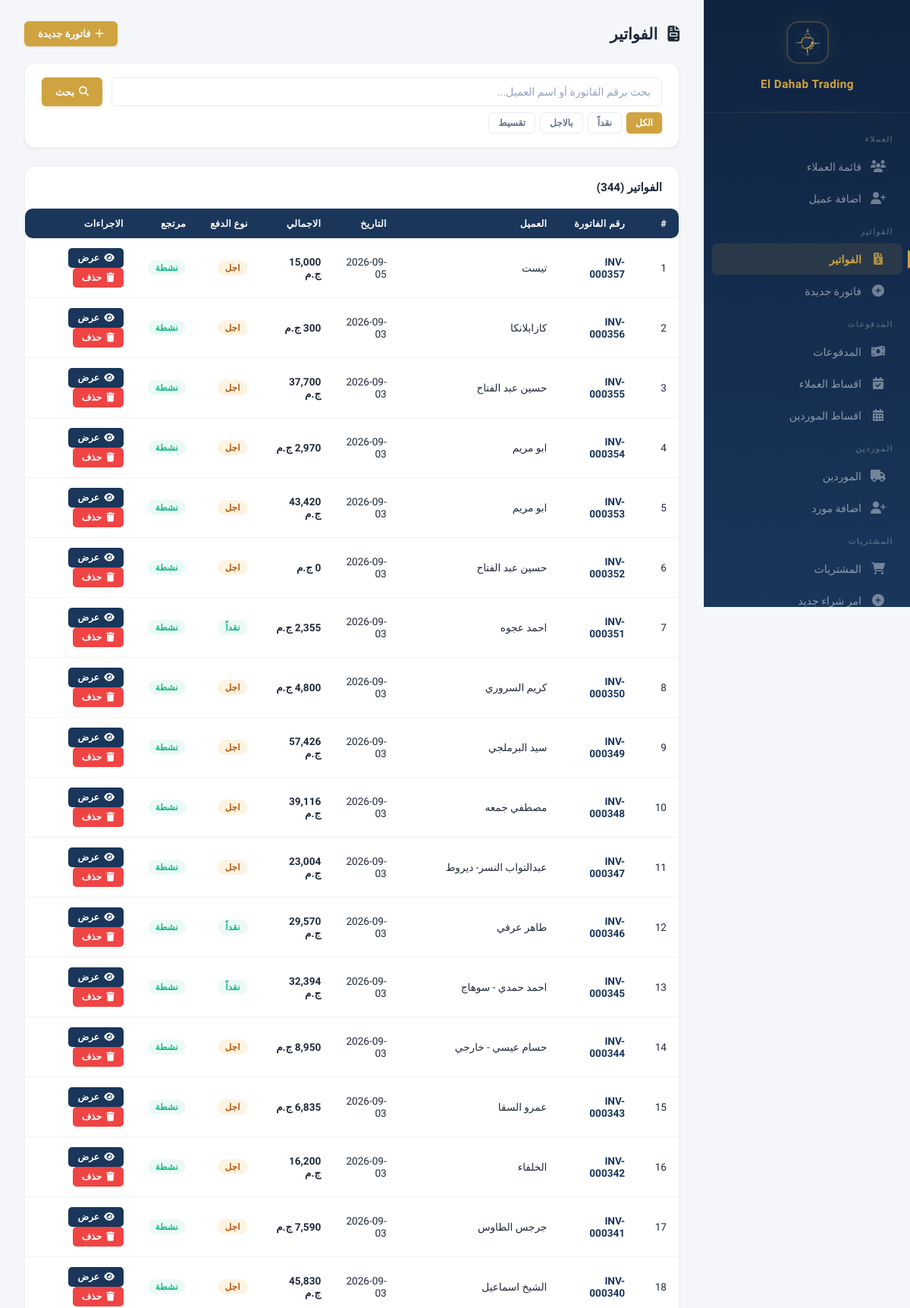
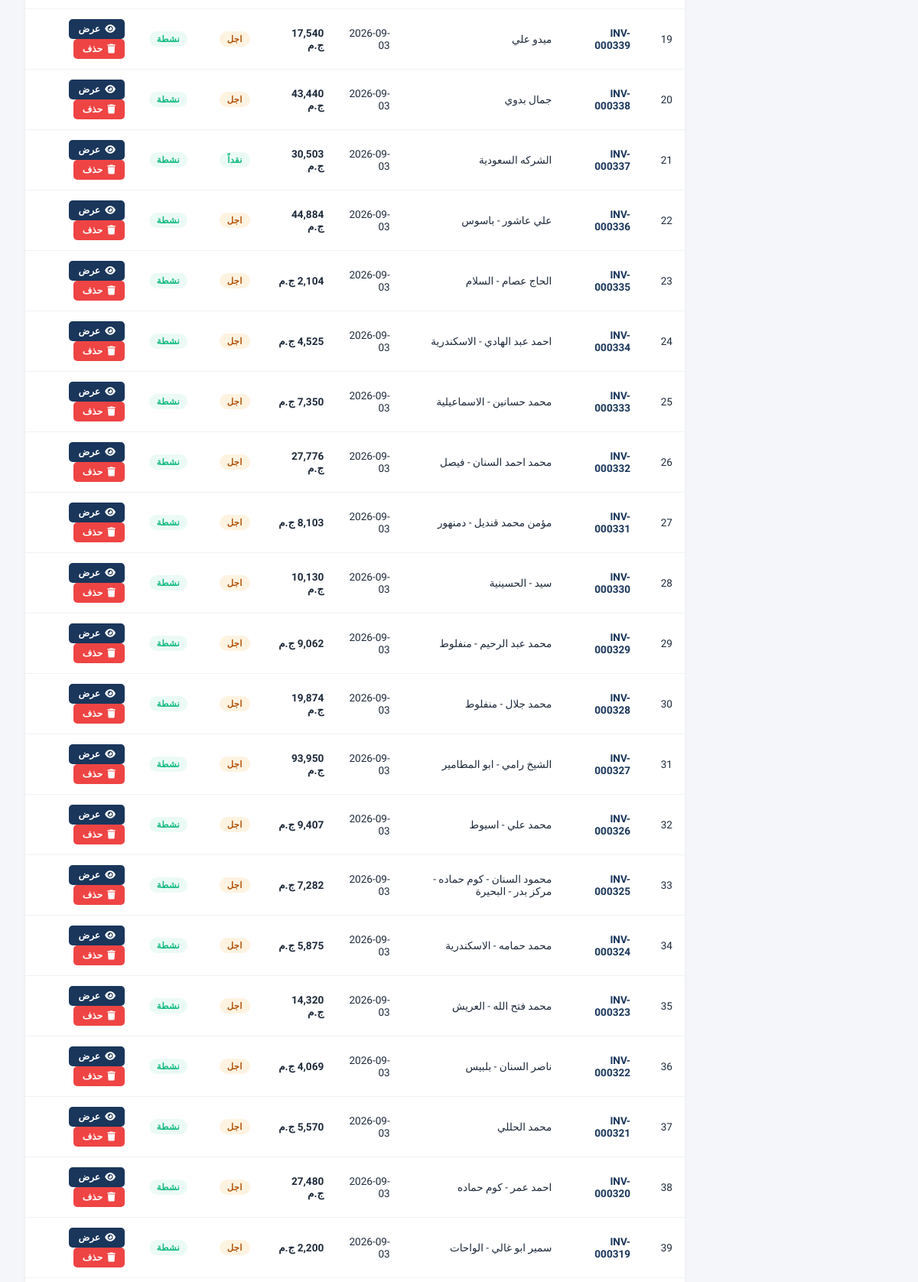
The page /invoices (signed in, upper part) on the database its author committed (2 pictures, top to bottom).
### models.py (models this page shows, shortened)
class Invoice(db.Model):
    __tablename__ = 'invoices'
    id = db.Column(db.Integer, primary_key=True)
    invoice_number = db.Column(db.String(50), unique=True, nullable=False)
    customer_id = db.Column(db.Integer, db.ForeignKey('customers.id'), nullable=False)
    shipping_company = db.Column(db.String(200))
    total = db.Column(db.Float, default=0)
    discount = db.Column(db.Float, default=0)
    payment_type = db.Column(db.String(20), default='cash')
    paid_amount = db.Column(db.Float, default=0)
    remaining = db.Column(db.Float, default=0)
    date = db.Column(db.DateTime, default=datetime.utcnow)
    is_returned = db.Column(db.Boolean, default=False)
    show_balance = db.Column(db.Boolean, default=False)
    payment_method = db.Column(db.String(20), default='cash')
    receipt_image = db.Column(db.String(200))
    created_by = db.Column(db.Integer, db.ForeignKey('users.id'))
    creator = db.relationship('User', foreign_keys=[created_by])
    modified_by = db.Column(db.Integer, db.ForeignKey('users.id'))
    modifier = db.relationship('User', foreign_keys=[modified_by])
    previous_due = db.Column(db.Float, default=0)
    balance_after = db.Column(db.Float, default=0)
    notes = db.Column(db.Text)
    items = db.relationship('InvoiceItem', backref='invoice', lazy=True, cascade='all, delete-orphan')
    returns = db.relationship('Return', backref='invoice', lazy=True)
    payments = db.relationship('Payment', backref='invoice', lazy=True)

class Customer(db.Model):
    __tablename__ = 'customers'
    id = db.Column(db.Integer, primary_key=True)
    name = db.Column(db.String(200), nullable=False)
    phone = db.Column(db.String(50))
    address = db.Column(db.Text)
    account_type = db.Column(db.String(50), nullable=False, default='sales')
    notes = db.Column(db.Text)
    created_at = db.Column(db.DateTime, default=datetime.utcnow)
    invoices = db.relationship('Invoice', backref='customer', lazy=True)
    payments = db.relationship('Payment', backref='customer', lazy=True)
    returns = db.relationship('Return', backref='customer', lazy=True)
    installment_plans = db.relationship('InstallmentPlan', backref='customer', lazy=True)

### app.py (the view)
@app.route('/invoices')
@login_required
def invoices_list():
    search = request.args.get('search', '')
    payment_type = request.args.get('payment_type', '')
    query = Invoice.query
    if search:
        query = query.join(Customer).filter(
            Invoice.invoice_number.contains(search) | Customer.name.contains(search)
        )
    if payment_type:
        query = query.filter_by(payment_type=payment_type)
    invoices = query.order_by(Invoice.date.desc()).all()
    return render_template('invoices_list.html', invoices=invoices, search=search,
        payment_type=payment_type, PAYMENT_TYPES=PAYMENT_TYPES)

### app.py (called while the page is built)
@app.context_processor
def inject_payment_methods():
    return {'PAYMENT_METHODS': PAYMENT_METHODS, 'parse_images': parse_images}

@app.before_request
def check_session_expiry():
    if 'user_id' in session and session.get('expires_at'):
        if datetime.utcnow().timestamp() > session['expires_at']:
            session.clear()
            flash('انتهت الجلسة، يرجى تسجيل الدخول مرة اخرى', 'warning')
            return redirect(url_for('login'))

@app.context_processor
def inject_user():
    if not hasattr(g, 'current_user'):
        g.current_user = db.session.get(User, session['user_id']) if 'user_id' in session else None
    return dict(current_user=g.current_user)

### models.py (called while the page is built)
    def has_permission(self, page):
        if self.is_admin:
            return True
        return any(p.page == page for p in self.permissions)

### templates/invoices_list.html (shortened to what this page needs)
{% extends "base.html" %}
{% block content %}
<div class="page-header">
    <h1 style="font-size:1.3rem;font-weight:700;color:var(--text);margin-bottom:0;">
        <i class="fas fa-file-invoice" style="margin-left:8px;"></i> الفواتير
    </h1>
    <a href="{{ url_for('invoice_add') }}" class="btn btn-gold"><i class="fas fa-plus"></i> فاتورة جديدة</a>
</div>
<div class="data-card" style="margin-bottom:24px;">
    <div class="data-card-body">
        <form method="GET" action="{{ url_for('invoices_list') }}" style="display:flex;gap:12px;flex-wrap:wrap;">
            <input type="text" name="search" class="form-control" placeholder="بحث برقم الفاتورة أو اسم العميل..." value="{{ search }}" style="flex:1;min-width:200px;">
            <button type="submit" class="btn btn-gold"><i class="fas fa-search"></i> بحث</button>
        </form>
        <div style="display:flex;gap:6px;flex-wrap:wrap;margin-top:8px;">
            <a href="{{ url_for('invoices_list') }}" class="btn btn-sm {% if not payment_type %}btn-gold{% else %}btn-outline{% endif %}">الكل</a>
            {% for key, label in PAYMENT_TYPES.items() %}
            <a href="{{ url_for('invoices_list', payment_type=key) }}" class="btn btn-sm {% if payment_type == key %}btn-gold{% else %}btn-outline{% endif %}">{{ label }}</a>
            {% endfor %}
        </div>
    </div>
</div>
<div class="data-card">
    <div class="data-card-header">
        <h3>الفواتير ({{ invoices|length }})</h3>
    </div>
    <div class="data-card-body" style="padding:0;">
        <table>
            <thead>
                <tr>
                    <th>#</th>
                    <th>رقم الفاتورة</th>
                    <th>العميل</th>
                    <th>التاريخ</th>
                    <th>الاجمالي</th>
                    <th>نوع الدفع</th>
                    <th>مرتجع</th>
                    <th>الاجراءات</th>
                </tr>
            </thead>
            <tbody>
                {% for inv in invoices %}
                <tr>
                    <td>{{ loop.index }}</td>
                    <td><a href="{{ url_for('invoice_view', invoice_id=inv.id) }}" style="color:var(--navy);text-decoration:none;font-weight:700;">{{ inv.invoice_number }}</a></td>
                    <td>{{ inv.customer.name }}</td>
                    <td>{{ inv.date.strftime('%Y-%m-%d') }}</td>
                    <td style="font-weight:700;">{{ "{:,.0f}".format(inv.total or 0) }} ج.م</td>
                    <td>
                        {% if inv.payment_type == 'cash' %}
                        <span class="badge badge-success">نقداً</span>
                        {% elif inv.payment_type == 'credit' %}
                        <span class="badge badge-warning" style="background:rgba(245,158,11,0.12);color:#b45309;">اجل</span>
                        {% elif inv.payment_type == 'installment' %}
                        <span class="badge badge-info">تقسيط</span>
                        {% endif %}
                    </td>
                    <td>
                        {% if inv.is_returned %}
                        <span class="badge badge-danger">مرتجعة</span>
                        {% else %}
                        <span class="badge badge-success">نشطة</span>
                        {% endif %}
                    </td>
                    <td>
                        <a href="{{ url_for('invoice_view', invoice_id=inv.id) }}" class="btn btn-sm btn-navy"><i class="fas fa-eye"></i> عرض</a>
                        <form method="POST" action="{{ url_for('invoice_delete', invoice_id=inv.id) }}" style="display:inline;" onsubmit="return confirm('هل انت متاكد من الحذف؟');">
                            <button type="submit" class="btn btn-sm btn-danger"><i class="fas fa-trash"></i> حذف</button>
                        </form>
                    </td>
                </tr>
                {% endfor %}
            </tbody>
        </table>
    </div>
</div>
{% endblock %}

### static/css/style.css (style rules this page uses)
:root { --gold: #cfa340; --gold-light: #e8c96a; --gold-dark: #b8892e; --gold-glow: rgba(207, 163, 64, 0.15); --navy: #1a365b; --navy-light: #264a7a; --navy-dark: #0f2340; --bg: #f4f6f9; --card: #ffffff; --card-hover: #fafbfd; --border: #e8ecf1; --border-light: #f0f2f5; --text: #1e2a3a; --text-secondary: #64748b; --text-muted: #94a3b8; --success: #10b981; --success-bg: rgba(16, 185, 129, 0.08); --danger: #ef4444; --danger-bg: rgba(239, 68, 68, 0.08); --warning: #f59e0b; --warning-bg: rgba(245, 158, 11, 0.08); --info: #3b82f6; --info-bg: rgba(59, 130, 246, 0.08); --sidebar-w: 272px; --shadow-xs: 0 1px 2px rgba(0,0,0,0.04); --shadow-sm: 0 1px 3px rgba(0,0,0,0.06), 0 1px 2px rgba(0,0,0,0.04); --shadow-md: 0 4px 6px -1px rgba(0,0,0,0.07), 0 2px 4px -2px rgba(0,0,0,0.05); --shadow-lg: 0 10px 15px -3px rgba(0,0,0,0.08), 0 4px 6px -4px rgba(0,0,0,0.04); --shadow-xl: 0 20px 25px -5px rgba(0,0,0,0.08), 0 8px 10px -6px rgba(0,0,0,0.04); --shadow-card: 0 1px 3px rgba(0,0,0,0.04), 0 1px 2px rgba(0,0,0,0.03); --shadow-card-hover: 0 10px 40px rgba(0,0,0,0.08); --radius: 14px; --radius-sm: 10px; --radius-xs: 6px; --transition: all 0.2s cubic-bezier(0.4, 0, 0.2, 1); }
* { margin: 0; padding: 0; box-sizing: border-box; }
html { scroll-behavior: smooth; }
body { font-family: 'IBM Plex Sans Arabic', -apple-system, BlinkMacSystemFont, sans-serif; background: var(--bg); color: var(--text); direction: rtl; min-height: 100vh; -webkit-font-smoothing: antialiased; -moz-osx-font-smoothing: grayscale; }
.data-card { background: var(--card); border-radius: var(--radius); box-shadow: var(--shadow-card); margin-bottom: 20px; overflow: hidden; border: 1px solid var(--border-light); }
.data-card-header { padding: 18px 22px; border-bottom: 1px solid var(--border); display: flex; align-items: center; justify-content: space-between; background: var(--card); }
.data-card-header h3 { font-size: 0.95rem; font-weight: 600; color: var(--text); }
.data-card-body { padding: 18px 22px; }
table { width: 100%; border-collapse: collapse; }
table thead th { background: var(--navy); color: #fff; padding: 12px 16px; font-size: 0.78rem; font-weight: 600; text-align: right; white-space: nowrap; letter-spacing: 0.3px; text-transform: uppercase; }
table thead th:first-child { border-radius: 0 var(--radius-sm) var(--radius-sm) 0; }
table thead th:last-child { border-radius: var(--radius-sm) 0 0 var(--radius-sm); }
table tbody td { padding: 13px 16px; border-bottom: 1px solid var(--border-light); font-size: 0.85rem; color: var(--text); }
table tbody tr { transition: var(--transition); }
.btn { display: inline-flex; align-items: center; gap: 6px; padding: 9px 18px; border: none; border-radius: var(--radius-xs); font-family: inherit; font-weight: 600; font-size: 0.82rem; cursor: pointer; transition: var(--transition); text-decoration: none; white-space: nowrap; }
.btn-gold { background: var(--gold); color: #fff; box-shadow: 0 1px 3px rgba(207,163,64,0.3); }
.btn-navy { background: var(--navy); color: #fff; }
.btn-danger { background: var(--danger); color: #fff; }
.btn-outline { background: transparent; border: 1.5px solid var(--border); color: var(--text-secondary); }
.btn-sm { padding: 6px 12px; font-size: 0.76rem; border-radius: 5px; }
.form-control { width: 100%; padding: 10px 14px; border: 1.5px solid var(--border); border-radius: var(--radius-xs); font-family: inherit; font-size: 0.88rem; transition: var(--transition); background: #fff; color: var(--text); }
.form-control::placeholder { color: var(--text-muted); }
.badge { display: inline-flex; align-items: center; padding: 3px 10px; border-radius: 20px; font-size: 0.72rem; font-weight: 600; letter-spacing: 0.3px; }
.badge-success { background: var(--success-bg); color: var(--success); }
.page-header { display: flex; justify-content: space-between; align-items: center; margin-bottom: 22px; gap: 12px; }
.page-header h1 { margin: 0; }

### rows shown on the page
Invoice: invoice_number "INV-000357", customer.name "تيست", date "2026-09-05", total "15,000", payment_type "اجل", is_returned "نشطة"
Invoice: invoice_number "INV-000356", customer.name "كازابلانكا", date "2026-09-03", total "300", payment_type "اجل", is_returned "نشطة"
Invoice: invoice_number "INV-000355", customer.name "حسين عبد الفتاح", date "2026-09-03", total "37,700", payment_type "اجل", is_returned "نشطة"
Invoice: invoice_number "INV-000354", customer.name "ابو مريم", date "2026-09-03", total "2,970", payment_type "اجل", is_returned "نشطة"
Invoice: invoice_number "INV-000353", customer.name "ابو مريم", date "2026-09-03", total "43,420", payment_type "اجل", is_returned "نشطة"
Invoice: invoice_number "INV-000352", customer.name "حسين عبد الفتاح", date "2026-09-03", total "0", payment_type "اجل", is_returned "نشطة"
Invoice: invoice_number "INV-000351", customer.name "احمد عجوه", date "2026-09-03", total "2,355", payment_type "نقداً", is_returned "نشطة"
Invoice: invoice_number "INV-000350", customer.name "كريم السروري", date "2026-09-03", total "4,800", payment_type "اجل", is_returned "نشطة"
Invoice: invoice_number "INV-000349", customer.name "سيد البرملجي", date "2026-09-03", total "57,426", payment_type "اجل", is_returned "نشطة"
Invoice: invoice_number "INV-000348", customer.name "مصطفي جمعه", date "2026-09-03", total "39,116", payment_type "اجل", is_returned "نشطة"
Invoice: invoice_number "INV-000347", customer.name "عبدالتواب النسر- ديروط", date "2026-09-03", total "23,004", payment_type "اجل", is_returned "نشطة"
Invoice: invoice_number "INV-000346", customer.name "طاهر عرفي", date "2026-09-03", total "29,570", payment_type "نقداً", is_returned "نشطة"
Invoice: invoice_number "INV-000345", customer.name "احمد حمدي - سوهاج", date "2026-09-03", total "32,394", payment_type "نقداً", is_returned "نشطة"
Invoice: invoice_number "INV-000344", customer.name "حسام عيسي - خارجي", date "2026-09-03", total "8,950", payment_type "اجل", is_returned "نشطة"
Invoice: invoice_number "INV-000343", customer.name "عمرو السقا", date "2026-09-03", total "6,835", payment_type "اجل", is_returned "نشطة"
Invoice: invoice_number "INV-000342", customer.name "الخلفاء", date "2026-09-03", total "16,200", payment_type "اجل", is_returned "نشطة"
Invoice: invoice_number "INV-000341", customer.name "جرجس الطاوس", date "2026-09-03", total "7,590", payment_type "اجل", is_returned "نشطة"
Invoice: invoice_number "INV-000340", customer.name "الشيخ اسماعيل", date "2026-09-03", total "45,830", payment_type "اجل", is_returned "نشطة"
Invoice: invoice_number "INV-000339", customer.name "ميدو علي", date "2026-09-03", total "17,540", payment_type "اجل", is_returned "نشطة"
Invoice: invoice_number "INV-000338", customer.name "جمال بدوي", date "2026-09-03", total "43,440", payment_type "اجل", is_returned "نشطة"
Invoice: invoice_number "INV-000337", customer.name "الشركه السعودية", date "2026-09-03", total "30,503", payment_type "نقداً", is_returned "نشطة"
Invoice: invoice_number "INV-000336", customer.name "علي عاشور - باسوس", date "2026-09-03", total "44,884", payment_type "اجل", is_returned "نشطة"
Invoice: invoice_number "INV-000335", customer.name "الحاج عصام - السلام", date "2026-09-03", total "2,104", payment_type "اجل", is_returned "نشطة"
Invoice: invoice_number "INV-000334", customer.name "احمد عبد الهادي - الاسكندرية", date "2026-09-03", total "4,525", payment_type "اجل", is_returned "نشطة"
Invoice: invoice_number "INV-000333", customer.name "محمد حسانين - الاسماعيلية", date "2026-09-03", total "7,350", payment_type "اجل", is_returned "نشطة"
Invoice: invoice_number "INV-000332", customer.name "محمد احمد السنان - فيصل", date "2026-09-03", total "27,776", payment_type "اجل", is_returned "نشطة"
Invoice: invoice_number "INV-000331", customer.name "مؤمن محمد قنديل - دمنهور", date "2026-09-03", total "8,103", payment_type "اجل", is_returned "نشطة"
Invoice: invoice_number "INV-000330", customer.name "سيد - الحسينية", date "2026-09-03", total "10,130", payment_type "اجل", is_returned "نشطة"
Invoice: invoice_number "INV-000329", customer.name "محمد عبد الرحيم - منفلوط", date "2026-09-03", total "9,062", payment_type "اجل", is_returned "نشطة"
Invoice: invoice_number "INV-000328", customer.name "محمد جلال - منفلوط", date "2026-09-03", total "19,874", payment_type "اجل", is_returned "نشطة"
Invoice: invoice_number "INV-000327", customer.name "الشيخ رامي - ابو المطامير", date "2026-09-03", total "93,950", payment_type "اجل", is_returned "نشطة"
Invoice: invoice_number "INV-000326", customer.name "محمد علي - اسيوط", date "2026-09-03", total "9,407", payment_type "اجل", is_returned "نشطة"
Invoice: invoice_number "INV-000325", customer.name "محمود السنان - كوم حماده - مركز بدر - البحيرة", date "2026-09-03", total "7,282", payment_type "اجل", is_returned "نشطة"
Invoice: invoice_number "INV-000324", customer.name "محمد حمامه - الاسكندرية", date "2026-09-03", total "5,875", payment_type "اجل", is_returned "نشطة"
Invoice: invoice_number "INV-000323", customer.name "محمد فتح الله - العريش", date "2026-09-03", total "14,320", payment_type "اجل", is_returned "نشطة"
Invoice: invoice_number "INV-000322", customer.name "ناصر السنان - بلبيس", date "2026-09-03", total "4,069", payment_type "اجل", is_returned "نشطة"
Invoice: invoice_number "INV-000321", customer.name "محمد الحللي", date "2026-09-03", total "5,570", payment_type "اجل", is_returned "نشطة"
Invoice: invoice_number "INV-000320", customer.name "احمد عمر - كوم حماده", date "2026-09-03", total "27,480", payment_type "اجل", is_returned "نشطة"
Invoice: invoice_number "INV-000319", customer.name "سمير ابو غالي - الواحات", date "2026-09-03", total "2,200", payment_type "اجل", is_returned "نشطة"

### other values the page prints
{{ label }} "نقداً" "بالاجل" "تقسيط"
{{ invoices|length }} "344"
